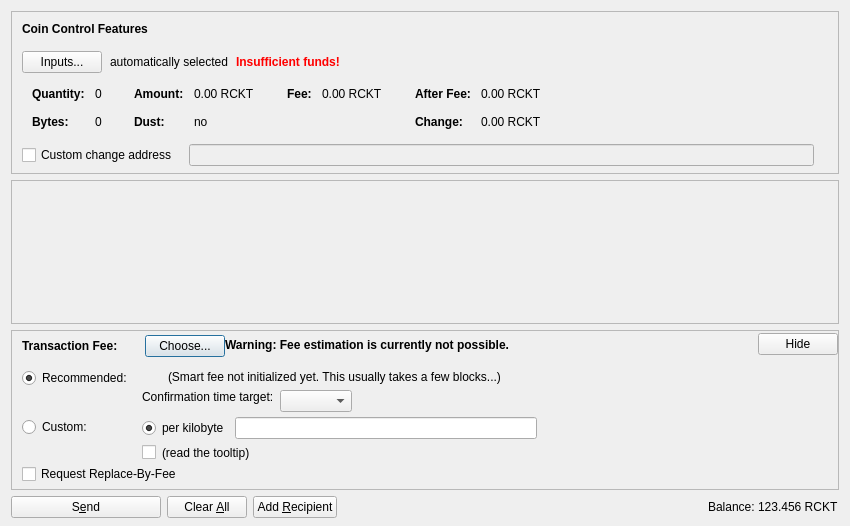
<?xml version="1.0" encoding="UTF-8"?>
<ui version="4.0">
 <class>SendCoinsDialog</class>
 <widget class="QDialog" name="SendCoinsDialog">
  <property name="geometry">
   <rect>
    <x>0</x>
    <y>0</y>
    <width>850</width>
    <height>526</height>
   </rect>
  </property>
  <property name="windowTitle">
   <string>Send Coins</string>
  </property>
  <layout class="QVBoxLayout" name="verticalLayout" stretch="0,1,0,0">
   <property name="bottomMargin">
    <number>8</number>
   </property>
   <item>
    <widget class="QFrame" name="frameCoinControl">
     <property name="sizePolicy">
      <sizepolicy hsizetype="Expanding" vsizetype="Expanding">
       <horstretch>0</horstretch>
       <verstretch>0</verstretch>
      </sizepolicy>
     </property>
     <property name="maximumSize">
      <size>
       <width>16777215</width>
       <height>16777215</height>
      </size>
     </property>
     <property name="frameShape">
      <enum>QFrame::StyledPanel</enum>
     </property>
     <property name="frameShadow">
      <enum>QFrame::Sunken</enum>
     </property>
     <layout class="QVBoxLayout" name="verticalLayoutCoinControl2">
      <property name="spacing">
       <number>0</number>
      </property>
      <property name="leftMargin">
       <number>0</number>
      </property>
      <property name="topMargin">
       <number>0</number>
      </property>
      <property name="rightMargin">
       <number>0</number>
      </property>
      <property name="bottomMargin">
       <number>6</number>
      </property>
      <item>
       <layout class="QVBoxLayout" name="verticalLayoutCoinControl" stretch="0,0,0,0,1">
        <property name="spacing">
         <number>0</number>
        </property>
        <property name="leftMargin">
         <number>10</number>
        </property>
        <property name="topMargin">
         <number>10</number>
        </property>
        <item>
         <layout class="QHBoxLayout" name="horizontalLayoutCoinControl1">
          <property name="bottomMargin">
           <number>15</number>
          </property>
          <item>
           <widget class="QLabel" name="labelCoinControlFeatures">
            <property name="sizePolicy">
             <sizepolicy hsizetype="Preferred" vsizetype="Maximum">
              <horstretch>0</horstretch>
              <verstretch>0</verstretch>
             </sizepolicy>
            </property>
            <property name="font">
             <font>
              <weight>75</weight>
              <bold>true</bold>
             </font>
            </property>
            <property name="styleSheet">
             <string notr="true">font-weight:bold;</string>
            </property>
            <property name="text">
             <string>Coin Control Features</string>
            </property>
           </widget>
          </item>
         </layout>
        </item>
        <item>
         <layout class="QHBoxLayout" name="horizontalLayoutCoinControl2" stretch="0,0,0,0">
          <property name="spacing">
           <number>8</number>
          </property>
          <property name="bottomMargin">
           <number>10</number>
          </property>
          <item>
           <widget class="QPushButton" name="pushButtonCoinControl">
            <property name="styleSheet">
             <string notr="true"/>
            </property>
            <property name="text">
             <string>Inputs...</string>
            </property>
            <property name="autoDefault">
             <bool>false</bool>
            </property>
           </widget>
          </item>
          <item>
           <widget class="QLabel" name="labelCoinControlAutomaticallySelected">
            <property name="text">
             <string>automatically selected</string>
            </property>
            <property name="margin">
             <number>5</number>
            </property>
           </widget>
          </item>
          <item>
           <widget class="QLabel" name="labelCoinControlInsuffFunds">
            <property name="font">
             <font>
              <weight>75</weight>
              <bold>true</bold>
             </font>
            </property>
            <property name="styleSheet">
             <string notr="true">color:red;font-weight:bold;</string>
            </property>
            <property name="text">
             <string>Insufficient funds!</string>
            </property>
            <property name="margin">
             <number>5</number>
            </property>
           </widget>
          </item>
          <item>
           <spacer name="horizontalSpacerCoinControl">
            <property name="orientation">
             <enum>Qt::Horizontal</enum>
            </property>
            <property name="sizeHint" stdset="0">
             <size>
              <width>40</width>
              <height>1</height>
             </size>
            </property>
           </spacer>
          </item>
         </layout>
        </item>
        <item>
         <widget class="QWidget" name="widgetCoinControl" native="true">
          <property name="sizePolicy">
           <sizepolicy hsizetype="Preferred" vsizetype="Preferred">
            <horstretch>0</horstretch>
            <verstretch>0</verstretch>
           </sizepolicy>
          </property>
          <property name="minimumSize">
           <size>
            <width>0</width>
            <height>0</height>
           </size>
          </property>
          <property name="styleSheet">
           <string notr="true"/>
          </property>
          <layout class="QHBoxLayout" name="horizontalLayoutCoinControl5">
           <property name="leftMargin">
            <number>0</number>
           </property>
           <property name="topMargin">
            <number>0</number>
           </property>
           <property name="rightMargin">
            <number>0</number>
           </property>
           <property name="bottomMargin">
            <number>0</number>
           </property>
           <item>
            <layout class="QHBoxLayout" name="horizontalLayoutCoinControl3" stretch="0,0,0,1">
             <property name="spacing">
              <number>20</number>
             </property>
             <property name="topMargin">
              <number>0</number>
             </property>
             <property name="bottomMargin">
              <number>10</number>
             </property>
             <item>
              <layout class="QFormLayout" name="formLayoutCoinControl1">
               <property name="horizontalSpacing">
                <number>10</number>
               </property>
               <property name="verticalSpacing">
                <number>14</number>
               </property>
               <property name="leftMargin">
                <number>10</number>
               </property>
               <property name="topMargin">
                <number>4</number>
               </property>
               <property name="rightMargin">
                <number>6</number>
               </property>
               <item row="0" column="0">
                <widget class="QLabel" name="labelCoinControlQuantityText">
                 <property name="font">
                  <font>
                   <weight>75</weight>
                   <bold>true</bold>
                  </font>
                 </property>
                 <property name="text">
                  <string>Quantity:</string>
                 </property>
                 <property name="margin">
                  <number>0</number>
                 </property>
                </widget>
               </item>
               <item row="0" column="1">
                <widget class="QLabel" name="labelCoinControlQuantity">
                 <property name="cursor">
                  <cursorShape>IBeamCursor</cursorShape>
                 </property>
                 <property name="contextMenuPolicy">
                  <enum>Qt::ActionsContextMenu</enum>
                 </property>
                 <property name="text">
                  <string notr="true">0</string>
                 </property>
                 <property name="margin">
                  <number>0</number>
                 </property>
                 <property name="textInteractionFlags">
                  <set>Qt::LinksAccessibleByMouse|Qt::TextSelectableByKeyboard|Qt::TextSelectableByMouse</set>
                 </property>
                </widget>
               </item>
               <item row="1" column="0">
                <widget class="QLabel" name="labelCoinControlBytesText">
                 <property name="font">
                  <font>
                   <weight>75</weight>
                   <bold>true</bold>
                  </font>
                 </property>
                 <property name="text">
                  <string>Bytes:</string>
                 </property>
                </widget>
               </item>
               <item row="1" column="1">
                <widget class="QLabel" name="labelCoinControlBytes">
                 <property name="cursor">
                  <cursorShape>IBeamCursor</cursorShape>
                 </property>
                 <property name="contextMenuPolicy">
                  <enum>Qt::ActionsContextMenu</enum>
                 </property>
                 <property name="text">
                  <string notr="true">0</string>
                 </property>
                 <property name="textInteractionFlags">
                  <set>Qt::LinksAccessibleByMouse|Qt::TextSelectableByKeyboard|Qt::TextSelectableByMouse</set>
                 </property>
                </widget>
               </item>
              </layout>
             </item>
             <item>
              <layout class="QFormLayout" name="formLayoutCoinControl2">
               <property name="horizontalSpacing">
                <number>10</number>
               </property>
               <property name="verticalSpacing">
                <number>14</number>
               </property>
               <property name="leftMargin">
                <number>6</number>
               </property>
               <property name="topMargin">
                <number>4</number>
               </property>
               <property name="rightMargin">
                <number>6</number>
               </property>
               <item row="0" column="0">
                <widget class="QLabel" name="labelCoinControlAmountText">
                 <property name="font">
                  <font>
                   <weight>75</weight>
                   <bold>true</bold>
                  </font>
                 </property>
                 <property name="text">
                  <string>Amount:</string>
                 </property>
                 <property name="margin">
                  <number>0</number>
                 </property>
                </widget>
               </item>
               <item row="0" column="1">
                <widget class="QLabel" name="labelCoinControlAmount">
                 <property name="cursor">
                  <cursorShape>IBeamCursor</cursorShape>
                 </property>
                 <property name="contextMenuPolicy">
                  <enum>Qt::ActionsContextMenu</enum>
                 </property>
                 <property name="text">
                  <string notr="true">0.00 RCKT</string>
                 </property>
                 <property name="textInteractionFlags">
                  <set>Qt::LinksAccessibleByMouse|Qt::TextSelectableByKeyboard|Qt::TextSelectableByMouse</set>
                 </property>
                </widget>
               </item>
               <item row="1" column="0">
                <widget class="QLabel" name="labelCoinControlLowOutputText">
                 <property name="font">
                  <font>
                   <weight>75</weight>
                   <bold>true</bold>
                  </font>
                 </property>
                 <property name="text">
                  <string>Dust:</string>
                 </property>
                </widget>
               </item>
               <item row="1" column="1">
                <widget class="QLabel" name="labelCoinControlLowOutput">
                 <property name="cursor">
                  <cursorShape>IBeamCursor</cursorShape>
                 </property>
                 <property name="contextMenuPolicy">
                  <enum>Qt::ActionsContextMenu</enum>
                 </property>
                 <property name="text">
                  <string notr="true">no</string>
                 </property>
                 <property name="textInteractionFlags">
                  <set>Qt::LinksAccessibleByMouse|Qt::TextSelectableByKeyboard|Qt::TextSelectableByMouse</set>
                 </property>
                </widget>
               </item>
              </layout>
             </item>
             <item>
              <layout class="QFormLayout" name="formLayoutCoinControl3">
               <property name="horizontalSpacing">
                <number>10</number>
               </property>
               <property name="verticalSpacing">
                <number>14</number>
               </property>
               <property name="leftMargin">
                <number>6</number>
               </property>
               <property name="topMargin">
                <number>4</number>
               </property>
               <property name="rightMargin">
                <number>6</number>
               </property>
               <item row="0" column="0">
                <widget class="QLabel" name="labelCoinControlFeeText">
                 <property name="font">
                  <font>
                   <weight>75</weight>
                   <bold>true</bold>
                  </font>
                 </property>
                 <property name="text">
                  <string>Fee:</string>
                 </property>
                 <property name="margin">
                  <number>0</number>
                 </property>
                </widget>
               </item>
               <item row="0" column="1">
                <widget class="QLabel" name="labelCoinControlFee">
                 <property name="cursor">
                  <cursorShape>IBeamCursor</cursorShape>
                 </property>
                 <property name="contextMenuPolicy">
                  <enum>Qt::ActionsContextMenu</enum>
                 </property>
                 <property name="text">
                  <string notr="true">0.00 RCKT</string>
                 </property>
                 <property name="textInteractionFlags">
                  <set>Qt::LinksAccessibleByMouse|Qt::TextSelectableByKeyboard|Qt::TextSelectableByMouse</set>
                 </property>
                </widget>
               </item>
              </layout>
             </item>
             <item>
              <layout class="QFormLayout" name="formLayoutCoinControl4">
               <property name="horizontalSpacing">
                <number>10</number>
               </property>
               <property name="verticalSpacing">
                <number>14</number>
               </property>
               <property name="leftMargin">
                <number>6</number>
               </property>
               <property name="topMargin">
                <number>4</number>
               </property>
               <property name="rightMargin">
                <number>6</number>
               </property>
               <item row="0" column="0">
                <widget class="QLabel" name="labelCoinControlAfterFeeText">
                 <property name="font">
                  <font>
                   <weight>75</weight>
                   <bold>true</bold>
                  </font>
                 </property>
                 <property name="text">
                  <string>After Fee:</string>
                 </property>
                 <property name="margin">
                  <number>0</number>
                 </property>
                </widget>
               </item>
               <item row="0" column="1">
                <widget class="QLabel" name="labelCoinControlAfterFee">
                 <property name="cursor">
                  <cursorShape>IBeamCursor</cursorShape>
                 </property>
                 <property name="contextMenuPolicy">
                  <enum>Qt::ActionsContextMenu</enum>
                 </property>
                 <property name="text">
                  <string notr="true">0.00 RCKT</string>
                 </property>
                 <property name="textInteractionFlags">
                  <set>Qt::LinksAccessibleByMouse|Qt::TextSelectableByKeyboard|Qt::TextSelectableByMouse</set>
                 </property>
                </widget>
               </item>
               <item row="1" column="0">
                <widget class="QLabel" name="labelCoinControlChangeText">
                 <property name="font">
                  <font>
                   <weight>75</weight>
                   <bold>true</bold>
                  </font>
                 </property>
                 <property name="text">
                  <string>Change:</string>
                 </property>
                </widget>
               </item>
               <item row="1" column="1">
                <widget class="QLabel" name="labelCoinControlChange">
                 <property name="cursor">
                  <cursorShape>IBeamCursor</cursorShape>
                 </property>
                 <property name="contextMenuPolicy">
                  <enum>Qt::ActionsContextMenu</enum>
                 </property>
                 <property name="text">
                  <string notr="true">0.00 RCKT</string>
                 </property>
                 <property name="textInteractionFlags">
                  <set>Qt::LinksAccessibleByMouse|Qt::TextSelectableByKeyboard|Qt::TextSelectableByMouse</set>
                 </property>
                </widget>
               </item>
              </layout>
             </item>
            </layout>
           </item>
          </layout>
         </widget>
        </item>
        <item>
         <layout class="QHBoxLayout" name="horizontalLayoutCoinControl4" stretch="0,0,0">
          <property name="spacing">
           <number>12</number>
          </property>
          <property name="sizeConstraint">
           <enum>QLayout::SetDefaultConstraint</enum>
          </property>
          <property name="topMargin">
           <number>5</number>
          </property>
          <property name="rightMargin">
           <number>5</number>
          </property>
          <item>
           <widget class="QCheckBox" name="checkBoxCoinControlChange">
            <property name="toolTip">
             <string>If this is activated, but the change address is empty or invalid, change will be sent to a newly generated address.</string>
            </property>
            <property name="text">
             <string>Custom change address</string>
            </property>
           </widget>
          </item>
          <item>
           <widget class="QValidatedLineEdit" name="lineEditCoinControlChange">
            <property name="enabled">
             <bool>false</bool>
            </property>
            <property name="sizePolicy">
             <sizepolicy hsizetype="Expanding" vsizetype="Fixed">
              <horstretch>0</horstretch>
              <verstretch>0</verstretch>
             </sizepolicy>
            </property>
           </widget>
          </item>
          <item>
           <widget class="QLabel" name="labelCoinControlChangeLabel">
            <property name="sizePolicy">
             <sizepolicy hsizetype="Preferred" vsizetype="Expanding">
              <horstretch>0</horstretch>
              <verstretch>0</verstretch>
             </sizepolicy>
            </property>
            <property name="minimumSize">
             <size>
              <width>0</width>
              <height>0</height>
             </size>
            </property>
            <property name="text">
             <string/>
            </property>
            <property name="margin">
             <number>3</number>
            </property>
           </widget>
          </item>
         </layout>
        </item>
        <item>
         <spacer name="verticalSpacerCoinControl">
          <property name="orientation">
           <enum>Qt::Vertical</enum>
          </property>
          <property name="sizeHint" stdset="0">
           <size>
            <width>800</width>
            <height>1</height>
           </size>
          </property>
         </spacer>
        </item>
       </layout>
      </item>
     </layout>
    </widget>
   </item>
   <item>
    <widget class="QScrollArea" name="scrollArea">
     <property name="widgetResizable">
      <bool>true</bool>
     </property>
     <widget class="QWidget" name="scrollAreaWidgetContents">
      <property name="geometry">
       <rect>
        <x>0</x>
        <y>0</y>
        <width>830</width>
        <height>104</height>
       </rect>
      </property>
      <layout class="QVBoxLayout" name="verticalLayout_2" stretch="0,1">
       <property name="leftMargin">
        <number>0</number>
       </property>
       <property name="topMargin">
        <number>0</number>
       </property>
       <property name="rightMargin">
        <number>0</number>
       </property>
       <property name="bottomMargin">
        <number>0</number>
       </property>
       <item>
        <layout class="QVBoxLayout" name="entries">
         <property name="spacing">
          <number>6</number>
         </property>
        </layout>
       </item>
       <item>
        <spacer name="verticalSpacer">
         <property name="orientation">
          <enum>Qt::Vertical</enum>
         </property>
         <property name="sizeHint" stdset="0">
          <size>
           <width>20</width>
           <height>40</height>
          </size>
         </property>
        </spacer>
       </item>
      </layout>
     </widget>
    </widget>
   </item>
   <item>
    <widget class="QFrame" name="frameFee">
     <property name="sizePolicy">
      <sizepolicy hsizetype="Expanding" vsizetype="Expanding">
       <horstretch>0</horstretch>
       <verstretch>0</verstretch>
      </sizepolicy>
     </property>
     <property name="maximumSize">
      <size>
       <width>16777215</width>
       <height>16777215</height>
      </size>
     </property>
     <property name="frameShape">
      <enum>QFrame::StyledPanel</enum>
     </property>
     <property name="frameShadow">
      <enum>QFrame::Sunken</enum>
     </property>
     <layout class="QVBoxLayout" name="verticalLayoutFee1">
      <property name="spacing">
       <number>0</number>
      </property>
      <property name="leftMargin">
       <number>0</number>
      </property>
      <property name="topMargin">
       <number>0</number>
      </property>
      <property name="rightMargin">
       <number>0</number>
      </property>
      <property name="bottomMargin">
       <number>0</number>
      </property>
      <item>
       <layout class="QVBoxLayout" name="verticalLayoutFee2" stretch="0,0,0">
        <property name="spacing">
         <number>0</number>
        </property>
        <property name="leftMargin">
         <number>10</number>
        </property>
        <property name="topMargin">
         <number>0</number>
        </property>
        <item>
         <layout class="QHBoxLayout" name="horizontalLayoutFee1">
          <property name="bottomMargin">
           <number>0</number>
          </property>
          <item>
           <layout class="QVBoxLayout" name="verticalLayoutFee7">
            <property name="spacing">
             <number>0</number>
            </property>
            <item>
             <spacer name="verticalSpacerSmartFee">
              <property name="orientation">
               <enum>Qt::Vertical</enum>
              </property>
              <property name="sizeType">
               <enum>QSizePolicy::Fixed</enum>
              </property>
              <property name="sizeHint" stdset="0">
               <size>
                <width>1</width>
                <height>4</height>
               </size>
              </property>
             </spacer>
            </item>
            <item>
             <layout class="QHBoxLayout" name="horizontalLayoutSmartFee">
              <property name="spacing">
               <number>10</number>
              </property>
              <item>
               <widget class="QLabel" name="labelFeeHeadline">
                <property name="sizePolicy">
                 <sizepolicy hsizetype="Preferred" vsizetype="Maximum">
                  <horstretch>0</horstretch>
                  <verstretch>0</verstretch>
                 </sizepolicy>
                </property>
                <property name="font">
                 <font>
                  <weight>75</weight>
                  <bold>true</bold>
                 </font>
                </property>
                <property name="styleSheet">
                 <string notr="true">font-weight:bold;</string>
                </property>
                <property name="text">
                 <string>Transaction Fee:</string>
                </property>
               </widget>
              </item>
              <item>
               <widget class="QLabel" name="labelFeeMinimized">
                <property name="text">
                 <string/>
                </property>
               </widget>
              </item>
              <item>
               <widget class="QPushButton" name="buttonChooseFee">
                <property name="text">
                 <string>Choose...</string>
                </property>
               </widget>
              </item>
             </layout>
            </item>
            <item>
             <spacer name="verticalSpacer_5">
              <property name="orientation">
               <enum>Qt::Vertical</enum>
              </property>
              <property name="sizeHint" stdset="0">
               <size>
                <width>1</width>
                <height>1</height>
               </size>
              </property>
             </spacer>
            </item>
           </layout>
          </item>
          <item>
           <widget class="QLabel" name="fallbackFeeWarningLabel">
            <property name="toolTip">
             <string>Using the fallbackfee can result in sending a transaction that will take several hours or days (or never) to confirm. Consider choosing your fee manually or wait until you have validated the complete chain.</string>
            </property>
            <property name="font">
            <font>
                <weight>75</weight>
                <bold>true</bold>
            </font>
            </property>
            <property name="text">
             <string>Warning: Fee estimation is currently not possible.</string>
            </property>
            <property name="wordWrap">
             <bool>false</bool>
            </property>
           </widget>
          </item>
          <item>
           <spacer name="horizontalSpacer_4">
            <property name="orientation">
             <enum>Qt::Horizontal</enum>
            </property>
            <property name="sizeType">
             <enum>QSizePolicy::MinimumExpanding</enum>
            </property>
            <property name="sizeHint" stdset="0">
             <size>
              <width>40</width>
              <height>20</height>
             </size>
            </property>
           </spacer>
          </item>
          <item>
           <widget class="QPushButton" name="buttonMinimizeFee">
            <property name="toolTip">
             <string>collapse fee-settings</string>
            </property>
            <property name="text">
             <string>Hide</string>
            </property>
           </widget>
          </item>
         </layout>
        </item>
        <item>
         <widget class="QFrame" name="frameFeeSelection">
          <layout class="QVBoxLayout" name="verticalLayoutFee12">
           <property name="spacing">
            <number>0</number>
           </property>
           <property name="leftMargin">
            <number>0</number>
           </property>
           <property name="topMargin">
            <number>0</number>
           </property>
           <property name="rightMargin">
            <number>0</number>
           </property>
           <property name="bottomMargin">
            <number>0</number>
           </property>
           <item>
            <layout class="QGridLayout" name="gridLayoutFee">
             <property name="topMargin">
              <number>10</number>
             </property>
             <property name="bottomMargin">
              <number>4</number>
             </property>
             <property name="horizontalSpacing">
              <number>10</number>
             </property>
             <property name="verticalSpacing">
              <number>4</number>
             </property>
             <item row="1" column="1">
              <layout class="QVBoxLayout" name="verticalLayoutFee8">
               <property name="spacing">
                <number>6</number>
               </property>
               <item>
                <layout class="QHBoxLayout" name="horizontalLayoutFee13">
                 <item>
                  <widget class="QRadioButton" name="radioCustomPerKilobyte">
                   <property name="toolTip">
                    <string>If the custom fee is set to 1000 satoshis and the transaction is only 250 bytes, then &quot;per kilobyte&quot; only pays 250 satoshis in fee, while &quot;total at least&quot; pays 1000 satoshis. For transactions bigger than a kilobyte both pay by kilobyte.</string>
                   </property>
                   <property name="text">
                    <string>per kilobyte</string>
                   </property>
                   <property name="checked">
                    <bool>true</bool>
                   </property>
                   <attribute name="buttonGroup">
                    <string notr="true">groupCustomFee</string>
                   </attribute>
                  </widget>
                 </item>
                 <item>
                  <widget class="BitcoinAmountField" name="customFee"/>
                 </item>
                 <item>
                  <spacer name="horizontalSpacer_6">
                   <property name="orientation">
                    <enum>Qt::Horizontal</enum>
                   </property>
                   <property name="sizeHint" stdset="0">
                    <size>
                     <width>1</width>
                     <height>1</height>
                    </size>
                   </property>
                  </spacer>
                 </item>
                </layout>
               </item>
               <item>
                <layout class="QHBoxLayout" name="horizontalLayoutFee8">
                 <item>
                  <widget class="QCheckBox" name="checkBoxMinimumFee">
                   <property name="toolTip">
                    <string>Paying only the minimum fee is just fine as long as there is less transaction volume than space in the blocks. But be aware that this can end up in a never confirming transaction once there is more demand for rocketcoin transactions than the network can process.</string>
                   </property>
                   <property name="text">
                    <string/>
                   </property>
                  </widget>
                 </item>
                 <item>
                  <widget class="QLabel" name="labelMinFeeWarning">
                   <property name="enabled">
                    <bool>true</bool>
                   </property>
                   <property name="toolTip">
                    <string>Paying only the minimum fee is just fine as long as there is less transaction volume than space in the blocks. But be aware that this can end up in a never confirming transaction once there is more demand for rocketcoin transactions than the network can process.</string>
                   </property>
                   <property name="text">
                    <string>(read the tooltip)</string>
                   </property>
                   <property name="margin">
                    <number>5</number>
                   </property>
                  </widget>
                 </item>
                 <item>
                  <spacer name="horizontalSpacer_2">
                   <property name="orientation">
                    <enum>Qt::Horizontal</enum>
                   </property>
                   <property name="sizeHint" stdset="0">
                    <size>
                     <width>1</width>
                     <height>1</height>
                    </size>
                   </property>
                  </spacer>
                 </item>
                </layout>
               </item>
              </layout>
             </item>
             <item row="0" column="0">
              <layout class="QVBoxLayout" name="verticalLayoutFee4" stretch="0,1">
               <item>
                <widget class="QRadioButton" name="radioSmartFee">
                 <property name="text">
                  <string>Recommended:</string>
                 </property>
                 <property name="checked">
                  <bool>true</bool>
                 </property>
                 <attribute name="buttonGroup">
                  <string notr="true">groupFee</string>
                 </attribute>
                </widget>
               </item>
               <item>
                <spacer name="verticalSpacer_2">
                 <property name="orientation">
                  <enum>Qt::Vertical</enum>
                 </property>
                 <property name="sizeHint" stdset="0">
                  <size>
                   <width>1</width>
                   <height>1</height>
                  </size>
                 </property>
                </spacer>
               </item>
              </layout>
             </item>
             <item row="1" column="0">
              <layout class="QVBoxLayout" name="verticalLayoutFee9" stretch="0,1">
               <item>
                <widget class="QRadioButton" name="radioCustomFee">
                 <property name="text">
                  <string>Custom:</string>
                 </property>
                 <attribute name="buttonGroup">
                  <string notr="true">groupFee</string>
                 </attribute>
                </widget>
               </item>
               <item>
                <spacer name="verticalSpacer_6">
                 <property name="orientation">
                  <enum>Qt::Vertical</enum>
                 </property>
                 <property name="sizeHint" stdset="0">
                  <size>
                   <width>1</width>
                   <height>1</height>
                  </size>
                 </property>
                </spacer>
               </item>
              </layout>
             </item>
             <item row="0" column="1">
              <layout class="QVBoxLayout" name="verticalLayoutFee3" stretch="0,0,1">
               <property name="spacing">
                <number>6</number>
               </property>
               <property name="topMargin">
                <number>2</number>
               </property>
               <item>
                <layout class="QHBoxLayout" name="horizontalLayoutFee12">
                 <item>
                  <widget class="QLabel" name="labelSmartFee">
                   <property name="text">
                    <string/>
                   </property>
                   <property name="margin">
                    <number>2</number>
                   </property>
                  </widget>
                 </item>
                 <item>
                  <widget class="QLabel" name="labelFeeEstimation">
                   <property name="text">
                    <string/>
                   </property>
                  </widget>
                 </item>
                 <item>
                  <widget class="QLabel" name="labelSmartFee2">
                   <property name="text">
                    <string>(Smart fee not initialized yet. This usually takes a few blocks...)</string>
                   </property>
                   <property name="margin">
                    <number>2</number>
                   </property>
                  </widget>
                 </item>
                 <item>
                  <spacer name="horizontalSpacer_5">
                   <property name="orientation">
                    <enum>Qt::Horizontal</enum>
                   </property>
                   <property name="sizeHint" stdset="0">
                    <size>
                     <width>1</width>
                     <height>1</height>
                    </size>
                   </property>
                  </spacer>
                 </item>
                </layout>
               </item>
               <item>
                <layout class="QHBoxLayout" name="horizontalLayoutFee9">
                 <item>
                  <layout class="QVBoxLayout" name="verticalLayoutFee6">
                   <item>
                    <widget class="QLabel" name="labelSmartFee3">
                     <property name="text">
                      <string>Confirmation time target:</string>
                     </property>
                     <property name="margin">
                      <number>2</number>
                     </property>
                    </widget>
                   </item>
                   <item>
                    <spacer name="verticalSpacer_3">
                     <property name="orientation">
                      <enum>Qt::Vertical</enum>
                     </property>
                     <property name="sizeHint" stdset="0">
                      <size>
                       <width>1</width>
                       <height>1</height>
                      </size>
                     </property>
                    </spacer>
                   </item>
                  </layout>
                 </item>
                 <item>
                  <layout class="QVBoxLayout" name="verticalLayoutFee5">
                   <property name="rightMargin">
                    <number>30</number>
                   </property>
                   <item>
                    <layout class="QHBoxLayout" name="horizontalLayoutConfTarget">
                     <property name="bottomMargin">
                      <number>0</number>
                     </property>
                     <item>
                      <widget class="QComboBox" name="confTargetSelector"/>
                     </item>
                     <item>
                      <spacer name="horizontalSpacerConfTarget">
                       <property name="orientation">
                        <enum>Qt::Horizontal</enum>
                       </property>
                       <property name="sizeHint" stdset="0">
                        <size>
                         <width>40</width>
                         <height>20</height>
                        </size>
                       </property>
                      </spacer>
                     </item>
                    </layout>
                   </item>
                  </layout>
                 </item>
                </layout>
               </item>
               <item>
                <spacer name="verticalSpacer_4">
                 <property name="orientation">
                  <enum>Qt::Vertical</enum>
                 </property>
                 <property name="sizeHint" stdset="0">
                  <size>
                   <width>1</width>
                   <height>1</height>
                  </size>
                 </property>
                </spacer>
               </item>
              </layout>
             </item>
            </layout>
           </item>
           <item>
            <widget class="QCheckBox" name="optInRBF">
             <property name="text">
              <string>Request Replace-By-Fee</string>
             </property>
             <property name="toolTip">
              <string>Indicates that the sender may wish to replace this transaction with a new one paying higher fees (prior to being confirmed).</string>
             </property>
            </widget>
           </item>
          </layout>
         </widget>
        </item>
        <item>
         <spacer name="verticalSpacerFee">
          <property name="orientation">
           <enum>Qt::Vertical</enum>
          </property>
          <property name="sizeHint" stdset="0">
           <size>
            <width>40</width>
            <height>5</height>
           </size>
          </property>
         </spacer>
        </item>
       </layout>
      </item>
     </layout>
    </widget>
   </item>
   <item>
    <layout class="QHBoxLayout" name="horizontalLayout">
     <item>
      <widget class="QPushButton" name="sendButton">
       <property name="minimumSize">
        <size>
         <width>150</width>
         <height>0</height>
        </size>
       </property>
       <property name="toolTip">
        <string>Confirm the send action</string>
       </property>
       <property name="text">
        <string>S&amp;end</string>
       </property>
       <property name="icon">
        <iconset resource="../bitcoin.qrc">
         <normaloff>:/icons/send</normaloff>:/icons/send</iconset>
       </property>
       <property name="autoDefault">
        <bool>false</bool>
       </property>
       <property name="default">
        <bool>false</bool>
       </property>
      </widget>
     </item>
     <item>
      <widget class="QPushButton" name="clearButton">
       <property name="sizePolicy">
        <sizepolicy hsizetype="Minimum" vsizetype="Fixed">
         <horstretch>0</horstretch>
         <verstretch>0</verstretch>
        </sizepolicy>
       </property>
       <property name="toolTip">
        <string>Clear all fields of the form.</string>
       </property>
       <property name="text">
        <string>Clear &amp;All</string>
       </property>
       <property name="icon">
        <iconset resource="../bitcoin.qrc">
         <normaloff>:/icons/remove</normaloff>:/icons/remove</iconset>
       </property>
       <property name="autoDefault">
        <bool>false</bool>
       </property>
      </widget>
     </item>
     <item>
      <widget class="QPushButton" name="addButton">
       <property name="toolTip">
        <string>Send to multiple recipients at once</string>
       </property>
       <property name="text">
        <string>Add &amp;Recipient</string>
       </property>
       <property name="icon">
        <iconset resource="../bitcoin.qrc">
         <normaloff>:/icons/add</normaloff>:/icons/add</iconset>
       </property>
       <property name="autoDefault">
        <bool>false</bool>
       </property>
      </widget>
     </item>
     <item>
      <spacer name="horizontalSpacer">
       <property name="orientation">
        <enum>Qt::Horizontal</enum>
       </property>
       <property name="sizeHint" stdset="0">
        <size>
         <width>40</width>
         <height>20</height>
        </size>
       </property>
      </spacer>
     </item>
     <item>
      <layout class="QHBoxLayout" name="horizontalLayout_2">
       <property name="spacing">
        <number>3</number>
       </property>
       <item>
        <widget class="QLabel" name="label">
         <property name="sizePolicy">
          <sizepolicy hsizetype="Preferred" vsizetype="Fixed">
           <horstretch>0</horstretch>
           <verstretch>0</verstretch>
          </sizepolicy>
         </property>
         <property name="text">
          <string>Balance:</string>
         </property>
        </widget>
       </item>
       <item>
        <widget class="QLabel" name="labelBalance">
         <property name="sizePolicy">
          <sizepolicy hsizetype="Preferred" vsizetype="Fixed">
           <horstretch>0</horstretch>
           <verstretch>0</verstretch>
          </sizepolicy>
         </property>
         <property name="cursor">
          <cursorShape>IBeamCursor</cursorShape>
         </property>
         <property name="text">
          <string notr="true">123.456 RCKT</string>
         </property>
         <property name="textInteractionFlags">
          <set>Qt::LinksAccessibleByMouse|Qt::TextSelectableByKeyboard|Qt::TextSelectableByMouse</set>
         </property>
        </widget>
       </item>
      </layout>
     </item>
    </layout>
   </item>
  </layout>
 </widget>
 <customwidgets>
  <customwidget>
   <class>QValidatedLineEdit</class>
   <extends>QLineEdit</extends>
   <header>qvalidatedlineedit.h</header>
  </customwidget>
  <customwidget>
   <class>BitcoinAmountField</class>
   <extends>QLineEdit</extends>
   <header>bitcoinamountfield.h</header>
   <container>1</container>
  </customwidget>
 </customwidgets>
 <resources>
  <include location="../bitcoin.qrc"/>
 </resources>
 <connections/>
 <buttongroups>
  <buttongroup name="groupFee"/>
  <buttongroup name="groupCustomFee"/>
 </buttongroups>
</ui>
